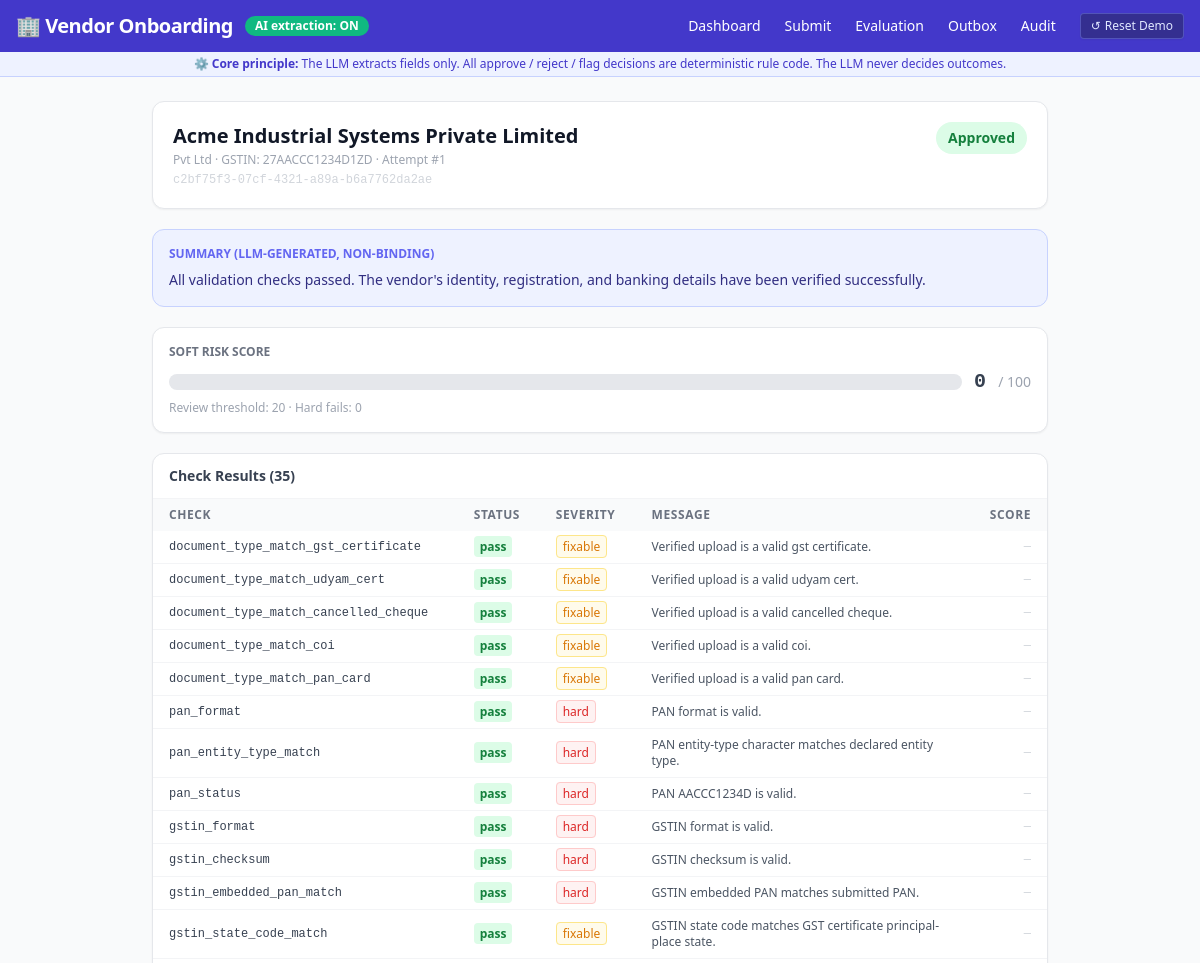
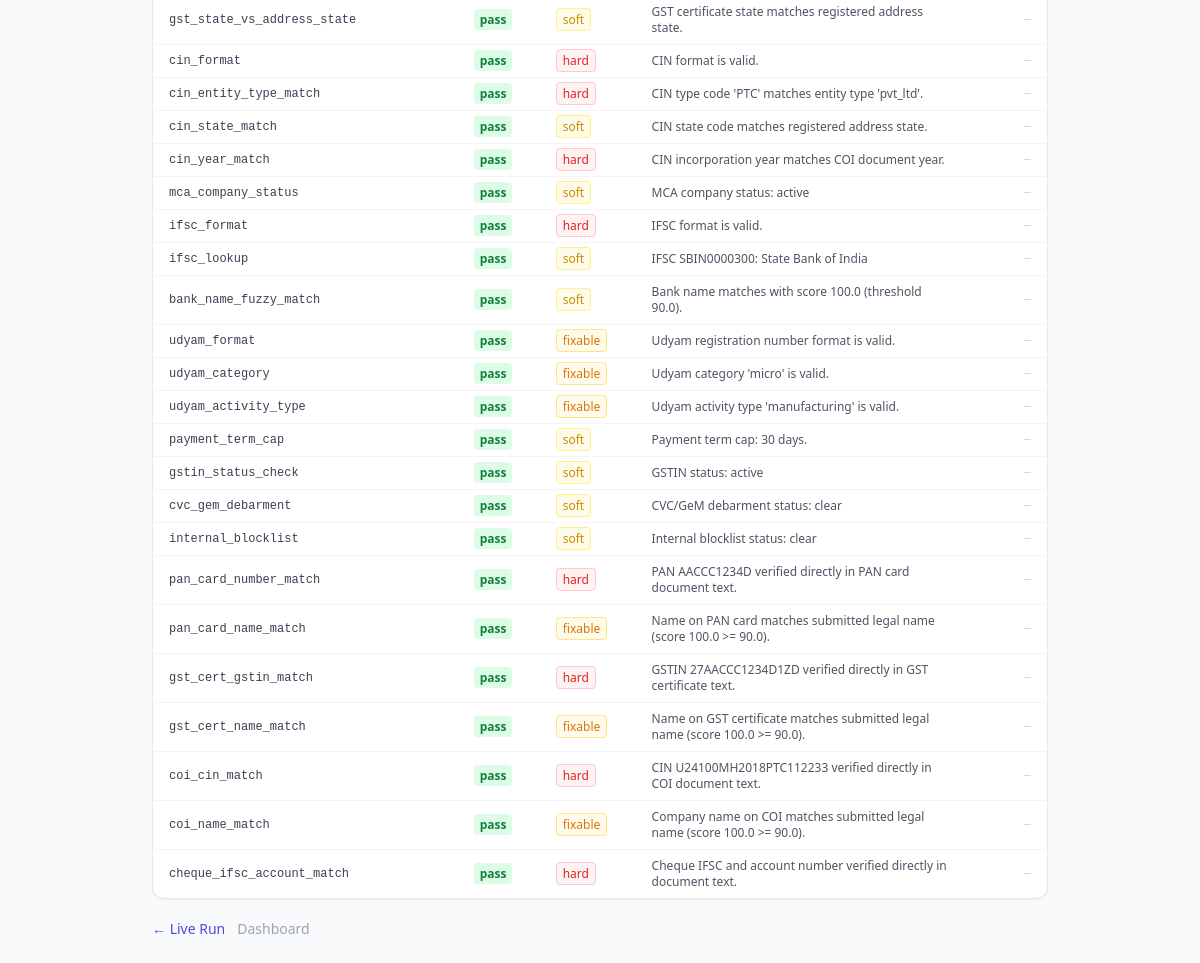
The app's page /submissions/c2bf75f3-07cf-4321-a89a-b6a7762da2ae/memo with its own data (2 pictures, top to bottom).
### app/models.py (models this page shows, shortened)
class VendorSubmission(Base):
    __tablename__ = "vendor_submission"
    id = Column(String, primary_key=True)
    created_at = Column(String, nullable=False)
    status = Column(String, nullable=False, default="draft")
    legal_name = Column(String, nullable=False)
    trade_name = Column(String, nullable=True)
    entity_type = Column(String, nullable=False)
    pan = Column(String, nullable=True)
    gstin = Column(String, nullable=True)
    cin = Column(String, nullable=True)
    llpin = Column(String, nullable=True)
    ifsc = Column(String, nullable=True)
    bank_account_number = Column(String, nullable=True)       # HMAC-SHA256 digest
    bank_account_number_last4 = Column(String, nullable=True)
    udyam_number = Column(String, nullable=True)
    udyam_category = Column(String, nullable=True)
    udyam_activity_type = Column(String, nullable=True)
    address_line = Column(Text, nullable=True)
    address_state_code = Column(String, nullable=True)
    email = Column(String, nullable=True)
    raw_json = Column(Text, nullable=True)
    soft_risk_score = Column(Float, nullable=True, default=0.0)
    payment_term_cap_days = Column(Integer, nullable=True)
    agreed_payment_days = Column(Integer, nullable=True)      # buyer-side input; NULL → 15-day default
    attempt_no = Column(Integer, nullable=False, default=1)

class Decision(Base):
    __tablename__ = "decision"
    id = Column(String, primary_key=True)
    submission_id = Column(String, nullable=False)
    outcome = Column(String, nullable=False)
    hard_fail_checks = Column(Text, nullable=True)
    fixable_checks = Column(Text, nullable=True)
    soft_risk_score = Column(Float, nullable=True)
    decided_at = Column(String, nullable=False)
    decided_by = Column(String, nullable=False, default="system")
    override_reason = Column(Text, nullable=True)
    llm_explanation = Column(Text, nullable=True)

class CheckResult(Base):
    __tablename__ = "check_result"
    id = Column(String, primary_key=True)
    submission_id = Column(String, nullable=False)
    run_id = Column(String, nullable=False)
    check_name = Column(String, nullable=False)
    status = Column(String, nullable=False)               # pass / fail / warn / missing
    severity = Column(String, nullable=False)             # hard / fixable / soft / escalate
    evidence = Column(Text, nullable=True)
    score_contribution = Column(Float, nullable=False, default=0.0)
    confidence = Column(Float, nullable=True, default=1.0)
    explanation = Column(Text, nullable=True)
    evaluated_at = Column(String, nullable=False)

### app/routers/submissions.py (the view)
@router.get("/submissions/{sub_id}/memo", response_class=HTMLResponse)
async def memo_view(request: Request, sub_id: str, db: Session = Depends(get_db)):
    submission = db.query(VendorSubmission).filter(VendorSubmission.id == sub_id).first()
    if not submission:
        raise HTTPException(status_code=404, detail="Submission not found")
    decision = (
        db.query(Decision)
        .filter(Decision.submission_id == sub_id)
        .order_by(Decision.decided_at.desc())
        .first()
    )
    checks = (
        db.query(CheckResult)
        .filter(CheckResult.submission_id == sub_id)
        .order_by(CheckResult.evaluated_at.asc())
        .all()
    )
    checks_data = []
    for c in checks:
        checks_data.append({
            "check_name": c.check_name,
            "status": c.status,
            "severity": c.severity,
            "evidence": c.evidence,
            "score_contribution": c.score_contribution,
            "explanation": c.explanation,
            "evaluated_at": c.evaluated_at,
        })
    return templates.TemplateResponse(
        request=request,
        name="memo.html",
        context={
            "submission": submission,
            "decision": decision,
            "checks": checks_data,
        },
    )

### app/database.py (called while the page is built)
def get_db():
    db: Session = SessionLocal()
    try:
        yield db
    finally:
        db.close()

### app/pipeline/extractor.py (called while the page is built)
def get_extractor_mode() -> str:
    return os.getenv("EXTRACTOR_MODE", "auto").strip().lower()

def is_ai_extraction_enabled() -> bool:
    if get_extractor_mode() == "offline":
        return False
    if _CIRCUIT_BREAKER_TRIPPED:
        return False
    return bool(os.getenv("GEMINI_API_KEY"))

### app/templates.py (called while the page is built)
def is_demo_mode() -> bool:
    return os.getenv("DEMO_MODE", "true").lower() in ("true", "1", "yes")

### templates/memo.html (shortened to what this page needs)
{% extends "base.html" %}
{% block content %}
<div class="max-w-4xl mx-auto space-y-5">
  <div class="bg-white rounded-xl shadow-sm border border-gray-200 p-5">
    <div class="flex items-start justify-between">
      <div>
        <h1 class="text-xl font-bold text-gray-900">{{ submission.legal_name }}</h1>
        <p class="text-xs text-gray-400 mt-0.5">
          {{ submission.entity_type.replace("_"," ").title() }} ·
          GSTIN: {{ submission.gstin or "N/A" }} ·
          Attempt #{{ submission.attempt_no }}
        </p>
        <p class="text-xs text-gray-300 font-mono mt-1">{{ submission.id }}</p>
      </div>
      {% if decision %}
      <span class="px-3 py-1.5 rounded-full font-semibold text-sm
        {% if decision.outcome == 'approved' %}bg-green-100 text-green-700
        {% elif decision.outcome == 'rejected' %}bg-red-100 text-red-700
        {% elif decision.outcome == 'pending' %}bg-amber-100 text-amber-700
        {% elif decision.outcome == 'error' %}bg-rose-100 text-rose-700 border border-rose-300
        {% else %}bg-purple-100 text-purple-700{% endif %}">
        {{ decision.outcome.replace("_"," ").title() }}
      </span>
      {% endif %}
    </div>
  </div>
  {% if decision and decision.llm_explanation %}
  <div class="bg-indigo-50 border border-indigo-200 rounded-xl p-4">
    <p class="text-xs font-semibold text-indigo-500 uppercase mb-2">Summary (LLM-generated, non-binding)</p>
    <p class="text-sm text-indigo-900">{{ decision.llm_explanation }}</p>
  </div>
  {% endif %}
  {% if decision %}
  <div class="bg-white rounded-xl border border-gray-200 shadow-sm p-4">
    <p class="text-xs font-semibold text-gray-500 uppercase mb-2">Soft Risk Score</p>
    <div class="flex items-center gap-3">
      <div class="flex-1 bg-gray-200 rounded-full h-4">
      </div>
      <span class="text-xl font-bold font-mono text-gray-700">{{ decision.soft_risk_score or 0 | int }}</span>
      <span class="text-sm text-gray-400">/ 100</span>
    </div>
    <p class="text-xs text-gray-400 mt-1">Review threshold: 20 · Hard fails: {{ (decision.hard_fail_checks or '[]') | from_json | length }}</p>
  </div>
  {% endif %}
  <div class="bg-white rounded-xl border border-gray-200 shadow-sm overflow-hidden">
    <div class="px-4 py-3 border-b border-gray-100 flex items-center justify-between">
      <p class="text-sm font-semibold text-gray-700">Check Results ({{ checks | length }})</p>
    </div>
    <div class="overflow-x-auto">
      <table class="min-w-full text-xs">
        <thead class="bg-gray-50 text-gray-500 uppercase tracking-wider text-xs">
          <tr>
            <th class="px-4 py-2 text-left">Check</th>
            <th class="px-4 py-2 text-left">Status</th>
            <th class="px-4 py-2 text-left">Severity</th>
            <th class="px-4 py-2 text-left">Message</th>
            <th class="px-4 py-2 text-right">Score</th>
          </tr>
        </thead>
        <tbody class="divide-y divide-gray-100">
          {% for c in checks %}
          <tr class="hover:bg-gray-50 cursor-pointer" onclick="toggleEvidence('ev-{{ loop.index }}')">
            <td class="px-4 py-2 font-mono text-gray-700">{{ c.check_name }}</td>
            <td class="px-4 py-2">
              <span class="px-1.5 py-0.5 rounded font-semibold
                {% if c.status == 'pass' %}bg-green-100 text-green-700
                {% elif c.status == 'fail' %}bg-red-100 text-red-700
                {% elif c.status == 'warn' %}bg-amber-100 text-amber-700
                {% else %}bg-gray-100 text-gray-500{% endif %}">
                {{ c.status }}
              </span>
            </td>
            <td class="px-4 py-2">
              <span class="px-1.5 py-0.5 rounded border text-xs
                {% if c.severity == 'hard' %}bg-red-50 text-red-600 border-red-200
                {% elif c.severity == 'fixable' %}bg-amber-50 text-amber-600 border-amber-200
                {% elif c.severity == 'escalate' %}bg-purple-50 text-purple-600 border-purple-200
                {% else %}bg-yellow-50 text-yellow-600 border-yellow-200{% endif %}">
                {{ c.severity }}
              </span>
            </td>
            <td class="px-4 py-2 text-gray-600 max-w-xs">{{ c.explanation or "—" }}</td>
            <td class="px-4 py-2 text-right font-mono {% if c.score_contribution > 0 %}text-orange-600 font-bold{% else %}text-gray-300{% endif %}">
              {% if c.score_contribution > 0 %}+{{ c.score_contribution | int }}{% else %}—{% endif %}
            </td>
          </tr>
          {% endfor %}
        </tbody>
      </table>
    </div>
  </div>
  <div class="flex gap-3">
    <a href="/submissions/{{ submission.id }}/run" class="text-sm text-indigo-600 hover:underline">← Live Run</a>
    <a href="/" class="text-sm text-gray-400 hover:underline">Dashboard</a>
  </div>
</div>
{% endblock %}

### records on screen
VendorSubmission: legal_name "Acme Industrial Systems Private Limited", entity_type.replace "Pvt Ltd", gstin "27AACCC1234D1ZD", attempt_no "1", id "c2bf75f3-07cf-4321-a89a-b6a7762da2ae"
Decision: outcome.replace "Approved", llm_explanation "All validation checks passed. The vendor's identity, registration, and banking details have been verified successfully.", soft_risk_score "0"
CheckResult: check_name "document_type_match_gst_certificate", status "pass", severity "fixable", explanation "Verified upload is a valid gst certificate."
CheckResult: check_name "document_type_match_udyam_cert", status "pass", severity "fixable", explanation "Verified upload is a valid udyam cert."
CheckResult: check_name "document_type_match_cancelled_cheque", status "pass", severity "fixable", explanation "Verified upload is a valid cancelled cheque."
CheckResult: check_name "document_type_match_coi", status "pass", severity "fixable", explanation "Verified upload is a valid coi."
CheckResult: check_name "document_type_match_pan_card", status "pass", severity "fixable", explanation "Verified upload is a valid pan card."
CheckResult: check_name "pan_format", status "pass", severity "hard", explanation "PAN format is valid."
CheckResult: check_name "pan_entity_type_match", status "pass", severity "hard", explanation "PAN entity-type character matches declared entity type."
CheckResult: check_name "pan_status", status "pass", severity "hard", explanation "PAN AACCC1234D is valid."
CheckResult: check_name "gstin_format", status "pass", severity "hard", explanation "GSTIN format is valid."
CheckResult: check_name "gstin_checksum", status "pass", severity "hard", explanation "GSTIN checksum is valid."
CheckResult: check_name "gstin_embedded_pan_match", status "pass", severity "hard", explanation "GSTIN embedded PAN matches submitted PAN."
CheckResult: check_name "gstin_state_code_match", status "pass", severity "fixable", explanation "GSTIN state code matches GST certificate principal-place state."
CheckResult: check_name "gst_state_vs_address_state", status "pass", severity "soft", explanation "GST certificate state matches registered address state."
CheckResult: check_name "cin_format", status "pass", severity "hard", explanation "CIN format is valid."
CheckResult: check_name "cin_entity_type_match", status "pass", severity "hard", explanation "CIN type code 'PTC' matches entity type 'pvt_ltd'."
CheckResult: check_name "cin_state_match", status "pass", severity "soft", explanation "CIN state code matches registered address state."
CheckResult: check_name "cin_year_match", status "pass", severity "hard", explanation "CIN incorporation year matches COI document year."
CheckResult: check_name "mca_company_status", status "pass", severity "soft", explanation "MCA company status: active"
CheckResult: check_name "ifsc_format", status "pass", severity "hard", explanation "IFSC format is valid."
CheckResult: check_name "ifsc_lookup", status "pass", severity "soft", explanation "IFSC SBIN0000300: State Bank of India"
CheckResult: check_name "bank_name_fuzzy_match", status "pass", severity "soft", explanation "Bank name matches with score 100.0 (threshold 90.0)."
CheckResult: check_name "udyam_format", status "pass", severity "fixable", explanation "Udyam registration number format is valid."
CheckResult: check_name "udyam_category", status "pass", severity "fixable", explanation "Udyam category 'micro' is valid."
CheckResult: check_name "udyam_activity_type", status "pass", severity "fixable", explanation "Udyam activity type 'manufacturing' is valid."
CheckResult: check_name "payment_term_cap", status "pass", severity "soft", explanation "Payment term cap: 30 days."
CheckResult: check_name "gstin_status_check", status "pass", severity "soft", explanation "GSTIN status: active"
CheckResult: check_name "cvc_gem_debarment", status "pass", severity "soft", explanation "CVC/GeM debarment status: clear"
CheckResult: check_name "internal_blocklist", status "pass", severity "soft", explanation "Internal blocklist status: clear"
CheckResult: check_name "pan_card_number_match", status "pass", severity "hard", explanation "PAN AACCC1234D verified directly in PAN card document text."
CheckResult: check_name "pan_card_name_match", status "pass", severity "fixable", explanation "Name on PAN card matches submitted legal name (score 100.0 >= 90.0)."
CheckResult: check_name "gst_cert_gstin_match", status "pass", severity "hard", explanation "GSTIN 27AACCC1234D1ZD verified directly in GST certificate text."
CheckResult: check_name "gst_cert_name_match", status "pass", severity "fixable", explanation "Name on GST certificate matches submitted legal name (score 100.0 >= 90.0)."
CheckResult: check_name "coi_cin_match", status "pass", severity "hard", explanation "CIN U24100MH2018PTC112233 verified directly in COI document text."
CheckResult: check_name "coi_name_match", status "pass", severity "fixable", explanation "Company name on COI matches submitted legal name (score 100.0 >= 90.0)."
CheckResult: check_name "cheque_ifsc_account_match", status "pass", severity "hard", explanation "Cheque IFSC and account number verified directly in document text."

### other values on screen
{{ (decision.hard_fail_checks or '[]') | from_json | length }} "0"
{{ checks | length }} "35"
